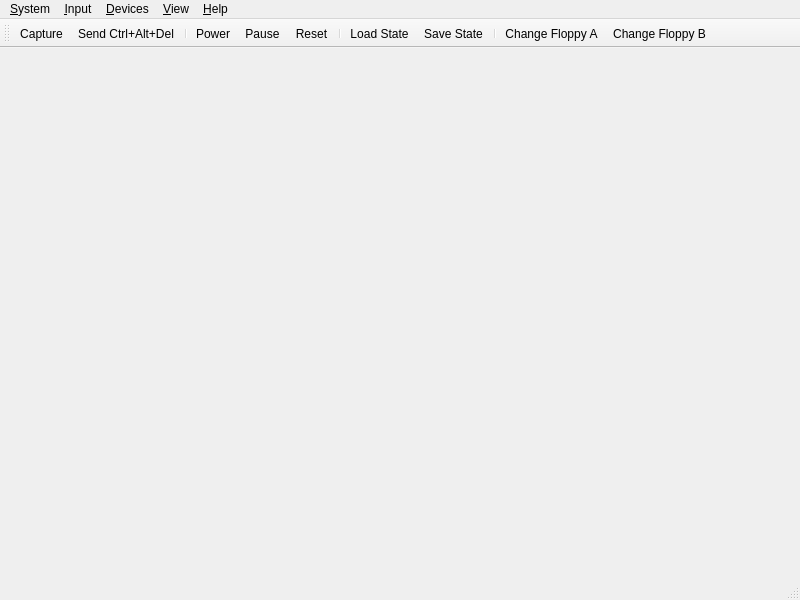
<?xml version="1.0" encoding="UTF-8"?>
<ui version="4.0">
 <class>MainWindow</class>
 <widget class="QMainWindow" name="MainWindow">
  <property name="geometry">
   <rect>
    <x>0</x>
    <y>0</y>
    <width>800</width>
    <height>600</height>
   </rect>
  </property>
  <property name="windowTitle">
   <string>MainWindow</string>
  </property>
  <widget class="QWidget" name="centralwidget">
   <property name="sizePolicy">
    <sizepolicy hsizetype="Ignored" vsizetype="Ignored">
     <horstretch>0</horstretch>
     <verstretch>0</verstretch>
    </sizepolicy>
   </property>
  </widget>
  <widget class="QMenuBar" name="menubar">
   <property name="geometry">
    <rect>
     <x>0</x>
     <y>0</y>
     <width>800</width>
     <height>21</height>
    </rect>
   </property>
   <widget class="QMenu" name="menu_System">
    <property name="title">
     <string>&amp;System</string>
    </property>
    <addaction name="actionEnableDebugger"/>
    <addaction name="separator"/>
    <addaction name="actionPower"/>
    <addaction name="actionPause"/>
    <addaction name="actionReset"/>
    <addaction name="separator"/>
    <addaction name="actionLoadState"/>
    <addaction name="actionSaveState"/>
    <addaction name="separator"/>
    <addaction name="actionClose"/>
   </widget>
   <widget class="QMenu" name="menu_View">
    <property name="title">
     <string>&amp;View</string>
    </property>
    <widget class="QMenu" name="menuDisplay_Scale">
     <property name="title">
      <string>Display &amp;Scale</string>
     </property>
     <addaction name="action_DisplayScale1x"/>
     <addaction name="action_DisplayScale2x"/>
     <addaction name="action_DisplayScale3x"/>
    </widget>
    <addaction name="menuDisplay_Scale"/>
   </widget>
   <widget class="QMenu" name="menu_Help">
    <property name="title">
     <string>&amp;Devices</string>
    </property>
    <addaction name="actionChange_Floppy_A"/>
    <addaction name="actionChange_Floppy_B"/>
   </widget>
   <widget class="QMenu" name="menu_Help_2">
    <property name="title">
     <string>&amp;Help</string>
    </property>
    <addaction name="action_About"/>
   </widget>
   <widget class="QMenu" name="menu_Input">
    <property name="title">
     <string>&amp;Input</string>
    </property>
    <addaction name="actionCapture"/>
    <addaction name="actionSend_Ctrl_Alt_Delete"/>
   </widget>
   <addaction name="menu_System"/>
   <addaction name="menu_Input"/>
   <addaction name="menu_Help"/>
   <addaction name="menu_View"/>
   <addaction name="menu_Help_2"/>
  </widget>
  <widget class="QStatusBar" name="statusbar"/>
  <widget class="QToolBar" name="toolBar">
   <property name="windowTitle">
    <string>toolBar</string>
   </property>
   <attribute name="toolBarArea">
    <enum>TopToolBarArea</enum>
   </attribute>
   <attribute name="toolBarBreak">
    <bool>false</bool>
   </attribute>
   <addaction name="actionCapture"/>
   <addaction name="actionSend_Ctrl_Alt_Delete"/>
   <addaction name="separator"/>
   <addaction name="actionPower"/>
   <addaction name="actionPause"/>
   <addaction name="actionReset"/>
   <addaction name="separator"/>
   <addaction name="actionLoadState"/>
   <addaction name="actionSaveState"/>
   <addaction name="separator"/>
   <addaction name="actionChange_Floppy_A"/>
   <addaction name="actionChange_Floppy_B"/>
  </widget>
  <action name="action_About">
   <property name="text">
    <string>&amp;About</string>
   </property>
  </action>
  <action name="action_DisplayScale1x">
   <property name="text">
    <string>&amp;1x</string>
   </property>
  </action>
  <action name="action_DisplayScale2x">
   <property name="text">
    <string>&amp;2x</string>
   </property>
  </action>
  <action name="action_DisplayScale3x">
   <property name="text">
    <string>&amp;3x</string>
   </property>
  </action>
  <action name="actionReset">
   <property name="icon">
    <iconset resource="resources/icons.qrc">
     <normaloff>:/icons/system-reboot.png</normaloff>:/icons/system-reboot.png</iconset>
   </property>
   <property name="text">
    <string>&amp;Reset</string>
   </property>
  </action>
  <action name="actionSend_Ctrl_Alt_Delete">
   <property name="icon">
    <iconset resource="resources/icons.qrc">
     <normaloff>:/icons/emblem-symbolic-link.png</normaloff>:/icons/emblem-symbolic-link.png</iconset>
   </property>
   <property name="text">
    <string>Send Ctrl+Alt+&amp;Del</string>
   </property>
  </action>
  <action name="actionCapture">
   <property name="icon">
    <iconset resource="resources/icons.qrc">
     <normaloff>:/icons/input-mouse.png</normaloff>:/icons/input-mouse.png</iconset>
   </property>
   <property name="text">
    <string>&amp;Capture</string>
   </property>
  </action>
  <action name="actionClose">
   <property name="icon">
    <iconset resource="resources/icons.qrc">
     <normaloff>:/icons/system-shutdown.png</normaloff>:/icons/system-shutdown.png</iconset>
   </property>
   <property name="text">
    <string>&amp;Close</string>
   </property>
  </action>
  <action name="actionChange_Floppy_A">
   <property name="icon">
    <iconset resource="resources/icons.qrc">
     <normaloff>:/icons/media-floppy.png</normaloff>:/icons/media-floppy.png</iconset>
   </property>
   <property name="text">
    <string>Change Floppy &amp;A</string>
   </property>
  </action>
  <action name="actionChange_Floppy_B">
   <property name="icon">
    <iconset resource="resources/icons.qrc">
     <normaloff>:/icons/media-floppy.png</normaloff>:/icons/media-floppy.png</iconset>
   </property>
   <property name="text">
    <string>Change Floppy &amp;B</string>
   </property>
  </action>
  <action name="actionEnableDebugger">
   <property name="checkable">
    <bool>true</bool>
   </property>
   <property name="text">
    <string>Enable &amp;Debugger</string>
   </property>
   <property name="toolTip">
    <string>Enable Debugger</string>
   </property>
  </action>
  <action name="actionPower">
   <property name="checkable">
    <bool>true</bool>
   </property>
   <property name="icon">
    <iconset resource="resources/icons.qrc">
     <normaloff>:/icons/system-run.png</normaloff>:/icons/system-run.png</iconset>
   </property>
   <property name="text">
    <string>P&amp;ower</string>
   </property>
  </action>
  <action name="actionPause">
   <property name="checkable">
    <bool>true</bool>
   </property>
   <property name="checked">
    <bool>false</bool>
   </property>
   <property name="icon">
    <iconset resource="resources/icons.qrc">
     <normaloff>:/icons/media-playback-pause.png</normaloff>:/icons/media-playback-pause.png</iconset>
   </property>
   <property name="text">
    <string>&amp;Pause</string>
   </property>
  </action>
  <action name="actionLoadState">
   <property name="icon">
    <iconset resource="resources/icons.qrc">
     <normaloff>:/icons/media-seek-backward.png</normaloff>:/icons/media-seek-backward.png</iconset>
   </property>
   <property name="text">
    <string>&amp;Load State</string>
   </property>
  </action>
  <action name="actionSaveState">
   <property name="icon">
    <iconset resource="resources/icons.qrc">
     <normaloff>:/icons/media-record.png</normaloff>:/icons/media-record.png</iconset>
   </property>
   <property name="text">
    <string>&amp;Save State</string>
   </property>
  </action>
 </widget>
 <resources>
  <include location="resources/icons.qrc"/>
 </resources>
 <connections>
  <connection>
   <sender>actionClose</sender>
   <signal>triggered()</signal>
   <receiver>MainWindow</receiver>
   <slot>close()</slot>
   <hints>
    <hint type="sourcelabel">
     <x>-1</x>
     <y>-1</y>
    </hint>
    <hint type="destinationlabel">
     <x>399</x>
     <y>299</y>
    </hint>
   </hints>
  </connection>
 </connections>
</ui>
